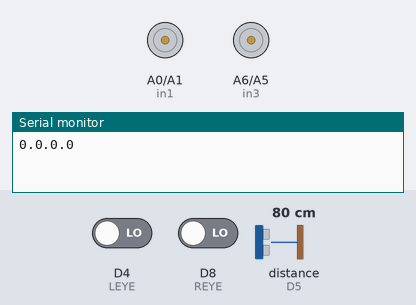
The sketch below on a simulated Arduino MKR. Parts: motor-driver pin pairs drawn as motors (green arrow = first pin HIGH = forward, orange = second pin HIGH = backward, longer = more drive, scaled by the enable pin), the last lines printed to the serial monitor. Wiring (inferred from the names in the program): ultrasonic range finder: trigger D6; echo D5. The inputs (shaded band) are chosen by the test bench; at power-on: D4 (LEYE) LOW, distance to the obstacle (sensor on D5) 80 cm, D8 (REYE) LOW. The echo pulse lasts 58.3 µs per cm.

Above: at 1.2 s.
1.3 s: D4 (LEYE) driven HIGH
At 1.6 s:
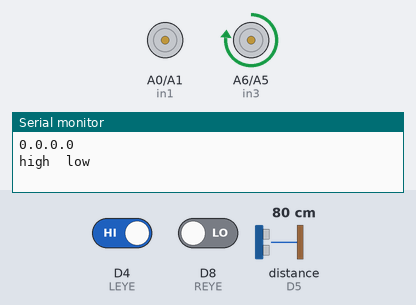
2.8 s: distance to the obstacle (sensor on D5) set to 23 cm
4.3 s: distance to the obstacle (sensor on D5) set to 19 cm
At 5.5 s:
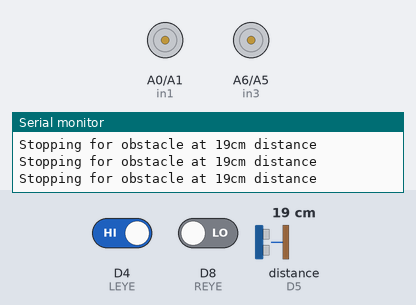
5.8 s: distance to the obstacle (sensor on D5) set to 35 cm
At 6.4 s:
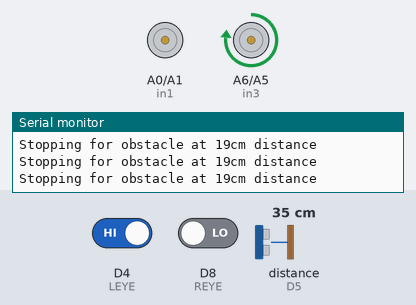
7.3 s: D8 (REYE) driven HIGH
At 8.5 s:
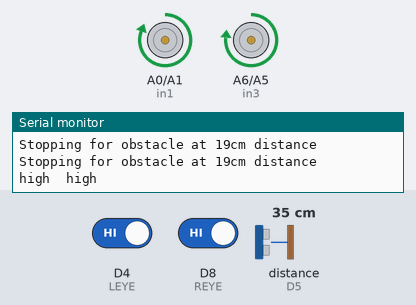
8.8 s: D4 (LEYE) driven LOW
At 10.1 s:
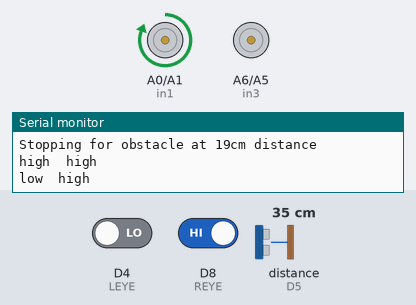
Timing chart, 0 to 11.3 s (numbered marks = the images above; inputs shaded):
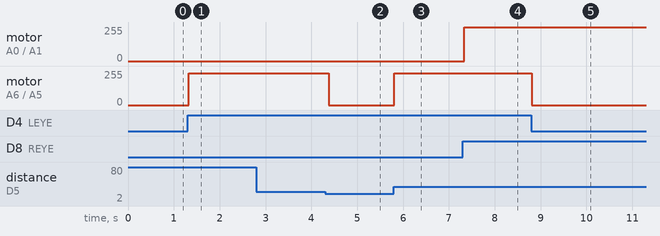

Measured:
- the behaviour switches between 21 and 20 cm on distance to the obstacle (sensor on D5) (found by bisection; images 1 and 2)
- after the input at 1.3 s, motor on A6 (in3) / A5 (in4): stopped → forward 240/255 at once
- after the input at 2.8 s, every drawn part: stays the same
- after the input at 4.3 s, motor on A6 (in3) / A5 (in4): forward 240/255 → stopped after 0.08 s
- after the input at 5.8 s, motor on A6 (in3) / A5 (in4): stopped → forward 240/255 at once
- after the input at 7.3 s, motor on A0 (in1) / A1 (in2): stopped → forward 255/255 at once
- after the input at 8.8 s, motor on A6 (in3) / A5 (in4): forward 240/255 → stopped at once

The sketch:

Bronze_Challenge_fixed_distance.ino
```cpp
//Main Code
#include "Config.h"
#include "InfraredSensor.h"
#include "UltrasonicSensor.h"
#include "Setup.h"

void loop()
{
  // Determine if the eye states have changed since last time
  infrared_sensor();
  // Adjust the motor speeds based on eye sensor states and distance readings
  InfraredMotorControl();
  UltrasonicMotorControl();

  // Wait for a client to connect to the WiFi server
  WiFiClient client = server.available();
  int val = client.read();

  // While the client is connected...
  while (client.connected())
  {
    // If the client sends a "1" command, send obstacle detection messages until a "2" command is received
    if(val==1)
    {
      while(val != 2)
      {
        infrared_sensor();
        InfraredMotorControl();
        new_distance();

          if(distance2 <= 20)
          {
            while(distance2 <=20)
            {
              digitalWrite(in1, LOW);
              digitalWrite(in2, LOW);
              digitalWrite(in3, LOW);
              digitalWrite(in4, LOW);

              if(distance2 != distance)
              {
                // print a warning message if the distance has changed since the last iteration
                client.println("Stopping for obstacle at " + String(distance2) + "cm distance");
              }

              digitalWrite(trigPin, LOW);
              delayMicroseconds(2);

              digitalWrite(trigPin, HIGH);
              delayMicroseconds(10);

              digitalWrite(trigPin, LOW);

              long new_duration = pulseIn(echoPin, HIGH);
              distance2 = (new_duration * 0.0343) / 2;
            }
          }
          // save the current distance for comparison in the next iteration
          distance = distance2;
          val = client.read();
      }
    }
    // If the client sends a "2" command, stop the robot until a "1" command is received
    else if(val==2)
    {
      while(val != 1)
      {
        digitalWrite(in1, LOW);
        digitalWrite(in2, LOW);
        digitalWrite(in3, LOW);
        digitalWrite(in4, LOW);
        val = client.read();
      }
    }
  }
}
```

Config.h
```cpp
#include <WiFiNINA.h>   // include the WiFiNINA library for using WiFi

char ssid[] = "X6";   // WiFi network name
char password[] = "2E10PROJECT";   // WiFi network password
WiFiServer server(5200);

const int LEYE = 4;   // left light sensor pin
const int REYE = 8;   // right light sensor pin

// RIght connections
const int enA = A2;   // enable pin for motor A
const int in1 = A0;   // input 1 pin for motor A
const int in2 = A1;   // input 2 pin for motor A

// Motor B connections
const int enB = A3;   // enable pin for motor B
const int in3 = A6;   // input 3 pin for motor B
const int in4 = A5;   // input 4 pin for motor B

bool OldState_L = false;   // previous state of left light sensor
bool NewState_L = false;   // current state of left light sensor
bool OldState_R = false;   // previous state of right light sensor
bool NewState_R = false;   // current state of right light sensor

//ultrasonic sensor connections
const int trigPin = 6;   // trigger pin for ultrasonic sensor
const int echoPin = 5;   // echo pin for ultrasonic sensor

int distance;   // previous distance reading from ultrasonic sensor
int distance2 = 0;   // current distance reading from ultrasonic sensor
```

InfraredSensor.h
```cpp
void infrared_sensor() {

    NewState_L = digitalRead(LEYE);
    NewState_R = digitalRead(REYE);

  // check if the state of either sensor has changed
  if (NewState_L != OldState_L || NewState_R != OldState_R) {
    // print the current state of the sensors
    if (NewState_L == HIGH && NewState_R == HIGH) {
      Serial.println("high  high");
    } else if (NewState_L == HIGH && NewState_R == LOW) {
      Serial.println("high  low");
    } else if (NewState_L == LOW && NewState_R == HIGH) {
      Serial.println("low  high");
    } else if (NewState_L == LOW && NewState_R == LOW) {
      Serial.println("low  low");
    }
  }
  // save the current state of the sensors for comparison in the next iteration
  OldState_L = NewState_L;
  OldState_R = NewState_R;
}

void InfraredMotorControl() {

  // Controls Right motor based on sensor readings
  if (NewState_R == HIGH ) {
    digitalWrite(in1, HIGH);
    digitalWrite(in2, LOW);
    analogWrite(enA, 240);
  } else if (NewState_R == LOW) {
    digitalWrite(in1, LOW);
    digitalWrite(in2, LOW);
    analogWrite(enA, 100);
  }
  //controls Left motor based on sensor readings
  if (NewState_L == HIGH) {
    digitalWrite(in3, HIGH);
    digitalWrite(in4, LOW);
    analogWrite(enB, 240);
  } else if (NewState_L == LOW) {
    digitalWrite(in3, LOW);
    digitalWrite(in4, LOW);
    analogWrite(enB, 100);
  }
}
```

Setup.h
```cpp
void setup() {
  Serial.begin(9600);   // initialize serial communication at 9600 bits per second

  //PinMode for light sensors
  pinMode( LEYE, INPUT );   // set left light sensor pin as input
  pinMode( REYE, INPUT );   // set right light sensor pin as input

  //PinMode for DC Motor Control
  pinMode(enA, OUTPUT);   // set enable pin for motor A as output
  pinMode(enB, OUTPUT);   // set enable pin for motor B as output
  pinMode(in1, OUTPUT);   // set input 1 pin for motor A as output
  pinMode(in2, OUTPUT);   // set input 2 pin for motor A as output
  pinMode(in3, OUTPUT);   // set input 3 pin for motor B as output
  pinMode(in4, OUTPUT);   // set input 4 pin for motor B as output

  //PinMode for Ultrasonic sensor
  pinMode(trigPin, OUTPUT);   // set trigger pin for ultrasonic sensor as output
  pinMode(echoPin, INPUT);   // set echo pin for ultrasonic sensor as input

  // Initialize motors off
  digitalWrite(in1, LOW);   // set input 1 pin for motor A as low (off)
  digitalWrite(in2, LOW);   // set input 2 pin for motor A as low (off)
  digitalWrite(in3, LOW);   // set input 3 pin for motor B as low (off)
  digitalWrite(in4, LOW);   // set input 4 pin for motor B as low (off)

  // Connect to WiFi network
  WiFi.beginAP(ssid, password);   // begin WiFi connection with given network name and password
  IPAddress ip = WiFi.localIP();   // get the local IP address of the WiFi network
  Serial.println(ip);   // print the local IP address to the serial monitor
  server.begin();
}
```

UltrasonicSensor.h
```cpp
int new_distance(){
  // measure the distance using the ultrasonic sensor and save the value to a global variable
  digitalWrite(trigPin, LOW);
  delayMicroseconds(2);

  digitalWrite(trigPin, HIGH);
  delayMicroseconds(10);

  digitalWrite(trigPin, LOW);

  long new_duration = pulseIn(echoPin, HIGH);
  distance2 = (new_duration * 0.0343) / 2;
  delay(50);
}


void UltrasonicMotorControl()
{
    new_distance();

    if(distance2 <= 20){
    while(distance2 <=20){
    digitalWrite(in1, LOW);
    digitalWrite(in2, LOW);
    digitalWrite(in3, LOW);
    digitalWrite(in4, LOW);
  if(distance2 != distance){
    // print a warning message if the distance has changed since the last iteration
      Serial.println("Stopping for obstacle at " + String(distance2) + "cm distance");
  }
    digitalWrite(trigPin, LOW);
    delayMicroseconds(2);

    digitalWrite(trigPin, HIGH);
    delayMicroseconds(10);

    digitalWrite(trigPin, LOW);

    long new_duration = pulseIn(echoPin, HIGH);
    distance2 = (new_duration * 0.0343) / 2;
  }
  }
  // save the current distance for comparison in the next iteration
  distance = distance2;
}
```
